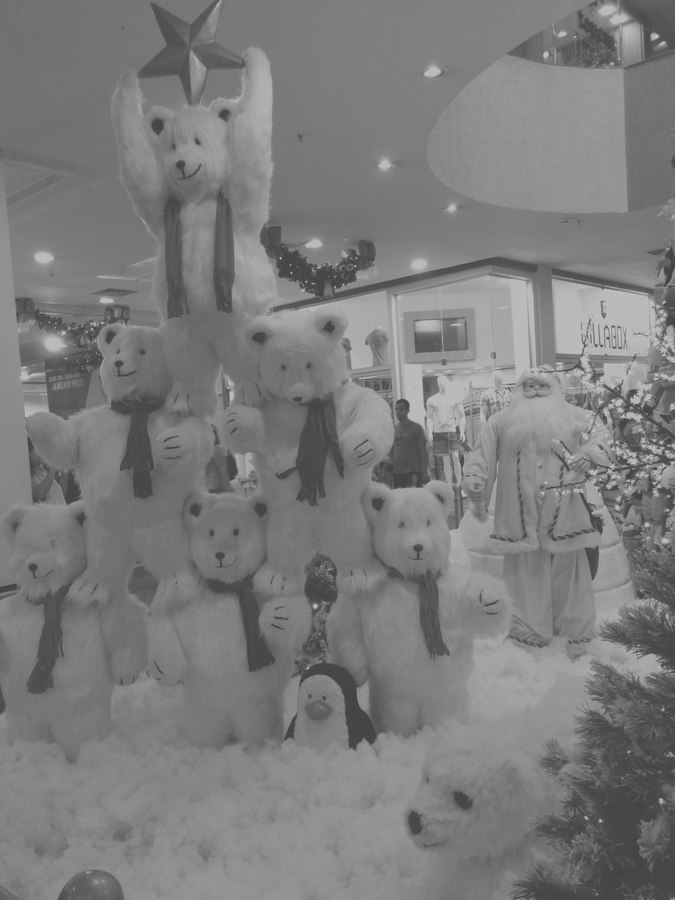
//> input picture img/Ursos.jpg, 675 x 900 px, given in place of the camera
$ ./equalizeCam   (built with g++ and OpenCV 4)
//> lines starting //> are read from the running program, lines starting //| are printed output that depends on the picture; after the words box and inside, x2 and y2 are one past the last pixel; in counts of white or black regions, pixels touching at a corner belong together
#include <opencv2/opencv.hpp>
#include <iostream>
using namespace std;
using namespace cv;

/**
 * Recebe uma imagem e a quantidade debarras do histograma desejado
 * Retorna o histograma
 */
Mat criaHist(Mat const imagem, int bins){
    int histSize[] = {bins};
    float lranges[] = {0, 256}; // Vetor de float com os valores lranges[0] = 0.0 e lranges[1] = 256.0
    const float* ranges[] = {lranges}; // Ponteiro para um vetor de float inicializado com o valor ranges[0] = &lranges
    Mat hist;
    int channels[]={0}; // Vetor de inteiros inicializado com channels[0] = 0 e só
    calcHist(&imagem, 1, channels, Mat(), hist, 1, histSize, ranges, true, false);
    return hist;
}

/**
 * Recebe um histograma e a quantidade de barras nele
 * Retorna uma imagem do histograma
 */
Mat3b histImage(Mat const hist, int bins){
    int const hist_height = 256;
    Mat3b hist_image = Mat3b::zeros(hist_height, bins); // Matriz na qual cada pixels tem 3 Bytes inicializada com 0 em todas posições
                                               //bins = largura do histograma
    double max_val = 0;
    minMaxLoc(hist, 0, &max_val);

    for(int b=0; b<256; b++){ // Imprimindo cada retângulo no fundo preto
        float const binVal = hist.at<float>(b);
        int const height = cvRound(binVal*hist_height/max_val);
        line(hist_image, Point(b, hist_height-height),
         Point(b, hist_height), Scalar::all(255));
    }
    return hist_image;
}

int main(){
    Mat imagem; // Imagem capturada pela webcam
    VideoCapture cap; // Objeto capturador

    cap.open(0);
    if(!cap.isOpened())
        return -1;

    while(1){
        cap >> imagem;
//> imagem is the input picture: 900 rows x 675 cols, CV_8UC3; min 56, max 204, mean 124.2
        cvtColor(imagem, imagem, CV_RGB2GRAY); // Transforma "imagem" numa imagem em escala de cinza
//> imagem: 900 rows x 675 cols, CV_8UC1
        Mat equalizado;
    equalizeHist(imagem, equalizado);
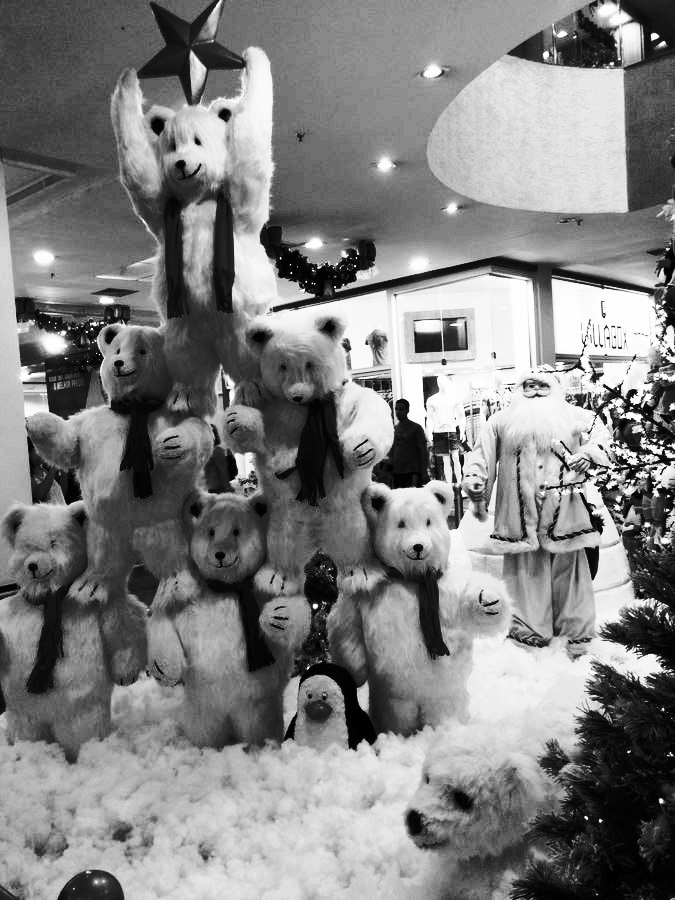
//> equalizado: 900 rows x 675 cols, CV_8UC1; min 0, max 255, mean 129.3

    imshow("Original", imagem); // Mostra original
    imshow("Histograma do original", histImage(criaHist(imagem, 256), 256)); // Cria o vetor histograma e depois a imagem dele
//> in criaHist, `calcHist(&imagem, 1, channels, Mat(), hist, 1, histSize, ranges, true,..`: hist = 256 values, max 14532 at index 125, min 0 at index 0, mean 2373
//> in histImage, `minMaxLoc(hist, 0, &max_val);`: max_val = 14532
//> the loop in histImage, `for(int b=0; b<256; b++)` made 256 passes
//> binVal on passes 1 to 3: 0, 0, 0
//> after the loop in histImage, `for(int b=0; b<256; b++)`:
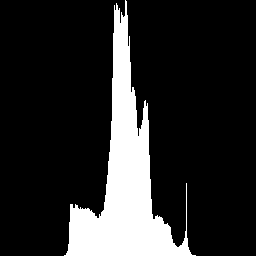
//> hist_image: 256 rows x 256 cols, CV_8UC3; 16.3% white; 1 white region, box (x1, y1, x2, y2) and area: (64, 0, 196, 256) 10699

    imshow("Imagem Equalizada", equalizado);
    imshow("Histograma da equalizada", histImage(criaHist(equalizado, 256), 256));
//> call 2 of histImage, with bins = 256
//> the loop in histImage (call 2), `for(int b=0; b<256; b++)` made 256 passes
//> (binVal, height) on passes 1 to 3: (596, 10), (2596, 46), (0, 0)
//> after the loop in histImage (call 2), `for(int b=0; b<256; b++)`:
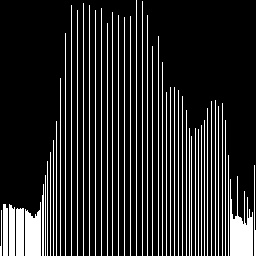
//> hist_image: 256 rows x 256 cols, CV_8UC3; 16.3% white; 51 white regions, largest, box (x1, y1, x2, y2) and area: (230, 176, 253, 256) 1028, (25, 202, 41, 256) 695, (16, 208, 24, 256) 380
        if(waitKey(30) >= 0) break;
//> the Esc key is pressed
    }
    return 0;
}
